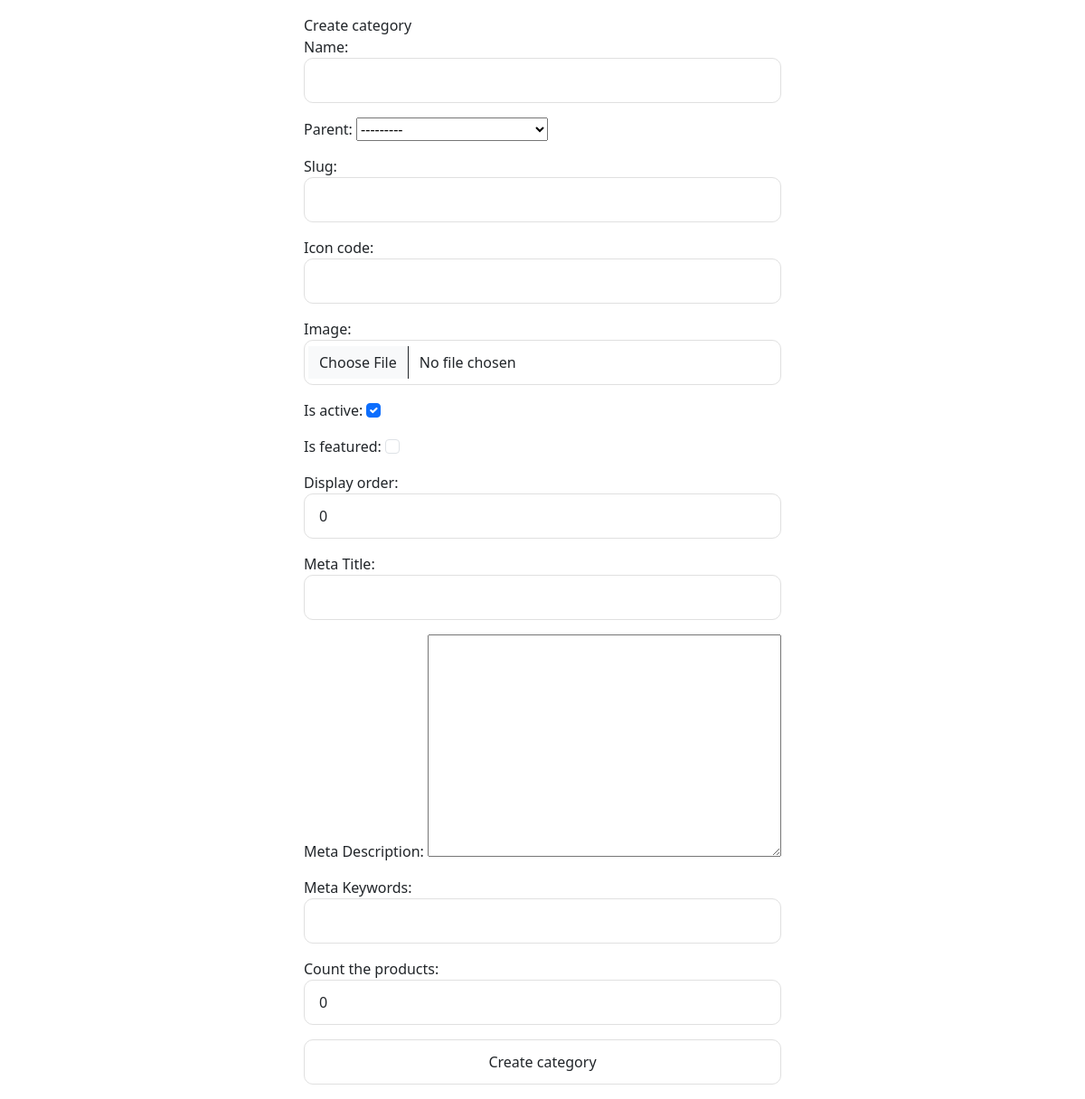
/category/create/ (signed in), run on the app's committed database.
### store/models.py (models this page shows, shortened)
class Category(models.Model):
    name = models.CharField(max_length=255)
    parent = models.ForeignKey(
        "self", on_delete=models.PROTECT, blank=True, related_name="children", null=True
    )
    slug = models.SlugField(unique=True, blank=True)
    icon_code = models.CharField(max_length=150, blank=True)
    image = models.ImageField(upload_to="category/", blank=True)
    is_active = models.BooleanField(default=True)
    is_featured = models.BooleanField(default=False)
    display_order = models.IntegerField(default=0)
    meta_title = models.CharField(max_length=200, blank=True, verbose_name="Meta Title")
    meta_description = models.TextField(
        max_length=500, blank=True, verbose_name="Meta Description"
    )
    meta_keywords = models.CharField(
        max_length=300, blank=True, verbose_name="Meta Keywords"
    )
    product_count = models.PositiveBigIntegerField(
        default=0, verbose_name="Count the products"
    )
    create_at = models.DateTimeField(auto_now_add=True)
    update_at = models.DateTimeField(auto_now=True)
    class Meta:
        verbose_name = "Category"
        verbose_name_plural = "Categories"
        ordering = ["display_order", "name"]
        indexes = [
            models.Index(fields=["name", "is_active"]),
            models.Index(fields=["parent", "is_active"]),
        ]
    def __str__(self):
        if self.parent:
            return f"{self.parent.name} - {self.name}"
        return self.name

### store/views.py (the view)
class CategoryCreateView(LoginRequiredMixin, CreateView):
    model = Category
    success_url = reverse_lazy("store:dashboard")
    fields = "__all__"
    def get_context_data(self, **kwargs):
        context = super().get_context_data(**kwargs)
        context["title"] = "Create category"
        return context

### templates/store/category_form.html (shortened to what this page needs)
{% extends 'base.html' %}
{% block content %}
  <div class="d-flex justify-content-center align-items-center min-h-100">
    <form action="{% url 'store:category_create' %}" method="post">
      {{ title }}
      {{ form.as_p }}
      <input type="submit" value="{{ title }}" />
    </form>
  </div>
{% endblock %}

### staticfiles/css/profile.css (style rules this page uses)
.form-control, .form-select { border-radius: 10px; border: 1px solid #e0e0e0; padding: 0.75rem 1rem; }

### static/css/style.css (style rules this page uses)
:root { --bs-primary: #278aae; --bs-primary-rgb: 39, 138, 174; --bs-secondary: #e2e2e2; --bs-secondary-rgb: 226, 226, 226; --bs-success-rgb: 25, 135, 84; --bs-info-rgb: 82, 192, 238; --bs-warning-rgb: 255, 193, 7; --bs-danger-rgb: 220, 53, 69; --bs-light-rgb: 248, 249, 250; --bs-dark-rgb: 33, 37, 41; --bs-white: #fff; --bs-black: #000; --bs-body-color: #212529; --bs-body-bg: #fff; --bs-font-sans-serif: system-ui, -apple-system, "Segoe UI", Roboto, "Helvetica Neue", Arial, sans-serif, "Apple Color Emoji", "Segoe UI Emoji", "Segoe UI Symbol"; --bs-success: #198754; --bs-info: #52c0ee; --bs-blue: #214468; --bs-warning: #ffc107; --bs-danger: #d41f31; --bs-light: #f8f9fa; --bs-dark: #212529; --bs-yellow: #f7e1ae; --bs-box-shadow: 0 0.5rem 1rem rgba(0, 0, 0, 0.15); --bs-input-box-shadow: inset 0 .075rem .15rem rgba(0, 0, 0, .15); }

### data on the page
Category: parent "---------"
Category: is_active "☑", display_order "0", product_count "0"

### other printed values
{{ title }} "Create category"
